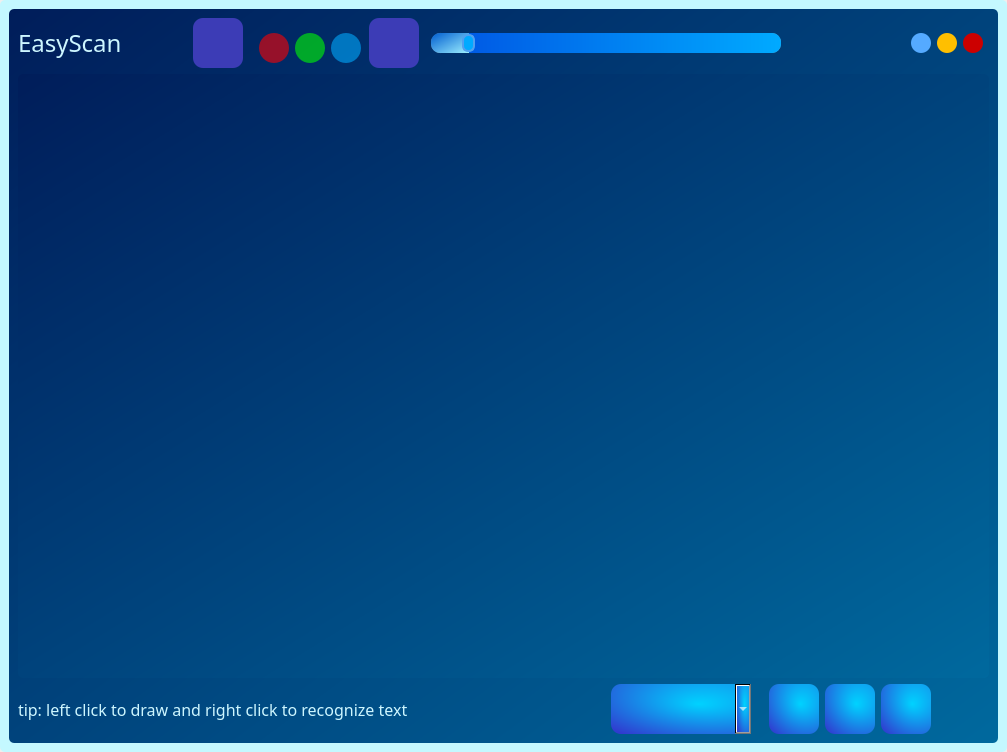
<?xml version="1.0" encoding="UTF-8"?>
<ui version="4.0">
 <class>MainWindow</class>
 <widget class="QMainWindow" name="MainWindow">
  <property name="enabled">
   <bool>true</bool>
  </property>
  <property name="geometry">
   <rect>
    <x>0</x>
    <y>0</y>
    <width>1007</width>
    <height>752</height>
   </rect>
  </property>
  <property name="sizePolicy">
   <sizepolicy hsizetype="Expanding" vsizetype="Expanding">
    <horstretch>0</horstretch>
    <verstretch>0</verstretch>
   </sizepolicy>
  </property>
  <property name="minimumSize">
   <size>
    <width>1007</width>
    <height>740</height>
   </size>
  </property>
  <property name="maximumSize">
   <size>
    <width>1920</width>
    <height>1080</height>
   </size>
  </property>
  <property name="mouseTracking">
   <bool>false</bool>
  </property>
  <property name="focusPolicy">
   <enum>Qt::ClickFocus</enum>
  </property>
  <property name="windowTitle">
   <string>Inpainter</string>
  </property>
  <property name="windowIcon">
   <iconset resource="resources/inpainter_resources.qrc">
    <normaloff>:/icons/brush_icon.png</normaloff>:/icons/brush_icon.png</iconset>
  </property>
  <property name="styleSheet">
   <string notr="true"/>
  </property>
  <widget class="QWidget" name="main_widget">
   <property name="sizePolicy">
    <sizepolicy hsizetype="Fixed" vsizetype="Fixed">
     <horstretch>0</horstretch>
     <verstretch>0</verstretch>
    </sizepolicy>
   </property>
   <property name="styleSheet">
    <string notr="true">background-color: rgb(196, 248, 255);
border-radius: 5px;</string>
   </property>
   <layout class="QGridLayout" name="gridLayout">
    <item row="0" column="0">
     <widget class="QFrame" name="main_frame">
      <property name="sizePolicy">
       <sizepolicy hsizetype="Expanding" vsizetype="Expanding">
        <horstretch>0</horstretch>
        <verstretch>0</verstretch>
       </sizepolicy>
      </property>
      <property name="minimumSize">
       <size>
        <width>987</width>
        <height>720</height>
       </size>
      </property>
      <property name="acceptDrops">
       <bool>false</bool>
      </property>
      <property name="styleSheet">
       <string notr="true">QFrame{
background-color: qlineargradient(spread:repeat, x1:0, y1:0, x2:1, y2:1, stop:0 rgba(0, 29, 90, 255), stop:1 rgba(0, 105, 158, 255));
}
QLabel{
font-family : &quot;Source Serif Pro SemiBold&quot;;
}
</string>
      </property>
      <property name="frameShape">
       <enum>QFrame::NoFrame</enum>
      </property>
      <property name="frameShadow">
       <enum>QFrame::Raised</enum>
      </property>
      <layout class="QGridLayout" name="gridLayout_2">
       <item row="0" column="16">
        <widget class="QPushButton" name="min_button">
         <property name="sizePolicy">
          <sizepolicy hsizetype="Preferred" vsizetype="Preferred">
           <horstretch>0</horstretch>
           <verstretch>0</verstretch>
          </sizepolicy>
         </property>
         <property name="minimumSize">
          <size>
           <width>20</width>
           <height>20</height>
          </size>
         </property>
         <property name="maximumSize">
          <size>
           <width>20</width>
           <height>20</height>
          </size>
         </property>
         <property name="font">
          <font>
           <family>Source Serif Pro SemiBold</family>
           <pointsize>18</pointsize>
           <weight>75</weight>
           <bold>true</bold>
          </font>
         </property>
         <property name="layoutDirection">
          <enum>Qt::RightToLeft</enum>
         </property>
         <property name="styleSheet">
          <string notr="true">QPushButton{
border-radius: 10px;
color: rgb(85, 170, 255);
background-color: rgb(85, 170, 255)
}
QPushButton:hover{
color:rgb(85, 170, 255);
background-color:rgba(85, 170, 255, 150)
}
QPushButton:pressed{
color:rgba(85, 170, 255, 55);
background-color:rgba(85, 170, 255, 55)
}
</string>
         </property>
         <property name="text">
          <string>-</string>
         </property>
        </widget>
       </item>
       <item row="0" column="17">
        <widget class="QPushButton" name="max_button">
         <property name="sizePolicy">
          <sizepolicy hsizetype="Preferred" vsizetype="Preferred">
           <horstretch>0</horstretch>
           <verstretch>0</verstretch>
          </sizepolicy>
         </property>
         <property name="minimumSize">
          <size>
           <width>20</width>
           <height>20</height>
          </size>
         </property>
         <property name="maximumSize">
          <size>
           <width>20</width>
           <height>20</height>
          </size>
         </property>
         <property name="font">
          <font>
           <family>Source Serif Pro SemiBold</family>
           <pointsize>14</pointsize>
           <weight>75</weight>
           <bold>true</bold>
          </font>
         </property>
         <property name="layoutDirection">
          <enum>Qt::RightToLeft</enum>
         </property>
         <property name="styleSheet">
          <string notr="true">QPushButton{
border-radius: 10px;
color: rgb(255, 191, 0);
background-color: rgb(255, 191, 0);
}
QPushButton:hover{
color:rgb(255, 191, 0);
background-color:rgba(255, 191, 0, 150)
}
QPushButton:pressed{
color:rgba(255, 191, 0, 55);
background-color:rgba(255, 191, 0, 55);
}
</string>
         </property>
         <property name="text">
          <string>¤</string>
         </property>
        </widget>
       </item>
       <item row="2" column="0">
        <widget class="QLabel" name="title_label_2">
         <property name="sizePolicy">
          <sizepolicy hsizetype="Preferred" vsizetype="Preferred">
           <horstretch>0</horstretch>
           <verstretch>0</verstretch>
          </sizepolicy>
         </property>
         <property name="minimumSize">
          <size>
           <width>791</width>
           <height>21</height>
          </size>
         </property>
         <property name="maximumSize">
          <size>
           <width>798</width>
           <height>56</height>
          </size>
         </property>
         <property name="font">
          <font>
           <family>Fira Code SemiBold</family>
           <pointsize>12</pointsize>
           <weight>7</weight>
           <italic>false</italic>
           <bold>false</bold>
          </font>
         </property>
         <property name="styleSheet">
          <string notr="true">background-color: none;
color: rgb(205, 246, 255);
font: 63 12pt &quot;Fira Code SemiBold&quot;;</string>
         </property>
         <property name="text">
          <string>tip: left click to draw and right click to recognize text</string>
         </property>
        </widget>
       </item>
       <item row="1" column="0" colspan="20">
        <widget class="QFrame" name="view_frame">
         <property name="sizePolicy">
          <sizepolicy hsizetype="Expanding" vsizetype="Expanding">
           <horstretch>0</horstretch>
           <verstretch>0</verstretch>
          </sizepolicy>
         </property>
         <property name="minimumSize">
          <size>
           <width>969</width>
           <height>573</height>
          </size>
         </property>
         <property name="mouseTracking">
          <bool>true</bool>
         </property>
         <property name="styleSheet">
          <string notr="true">QScrollBar{
background: rgb(0, 170, 255);
}
</string>
         </property>
         <property name="frameShape">
          <enum>QFrame::NoFrame</enum>
         </property>
         <property name="frameShadow">
          <enum>QFrame::Plain</enum>
         </property>
        </widget>
       </item>
       <item row="2" column="15">
        <widget class="QPushButton" name="save_button">
         <property name="sizePolicy">
          <sizepolicy hsizetype="Fixed" vsizetype="Fixed">
           <horstretch>0</horstretch>
           <verstretch>0</verstretch>
          </sizepolicy>
         </property>
         <property name="minimumSize">
          <size>
           <width>50</width>
           <height>50</height>
          </size>
         </property>
         <property name="maximumSize">
          <size>
           <width>50</width>
           <height>50</height>
          </size>
         </property>
         <property name="toolTip">
          <string>save image</string>
         </property>
         <property name="styleSheet">
          <string notr="true">QPushButton{
border-image: url(:/icons/save_icon.png) 1 1 1 1;
border-radius: 10px;
background-color:qradialgradient(spread:repeat, cx:1, cy:0, radius:1.799, fx:0.624, fy:0.403, stop:0 rgba(0, 210, 255, 255), stop:0.642045 rgba(48, 59, 207, 255));
}
QPushButton:hover{
background-color:qlineargradient(spread:repeat, x1:0, y1:0, x2:1, y2:1, stop:0 rgba(0, 2, 102, 255), stop:1 rgba(0, 170, 255, 255));
}
QPushButton:pressed{
background-color:qlineargradient(spread:repeat, x1:0, y1:0, x2:1, y2:1, stop:0 rgba(0, 29, 90, 255), stop:1 rgba(0, 105, 158, 255));
}</string>
         </property>
         <property name="text">
          <string/>
         </property>
        </widget>
       </item>
       <item row="0" column="1">
        <widget class="QPushButton" name="pen_button">
         <property name="sizePolicy">
          <sizepolicy hsizetype="Fixed" vsizetype="Fixed">
           <horstretch>0</horstretch>
           <verstretch>0</verstretch>
          </sizepolicy>
         </property>
         <property name="minimumSize">
          <size>
           <width>50</width>
           <height>50</height>
          </size>
         </property>
         <property name="maximumSize">
          <size>
           <width>50</width>
           <height>50</height>
          </size>
         </property>
         <property name="toolTip">
          <string>marker</string>
         </property>
         <property name="toolTipDuration">
          <number>-1</number>
         </property>
         <property name="styleSheet">
          <string notr="true">QPushButton{
border-image: url(:/icons/brush_icon.png) 1 1 1 1;
border-radius: 10px;
background-color:rgb(60, 60, 182);
}
QPushButton[selected=true]{
background-color:rgb(85, 85, 255);
}
</string>
         </property>
         <property name="text">
          <string/>
         </property>
        </widget>
       </item>
       <item row="2" column="11">
        <widget class="QComboBox" name="choose_method">
         <property name="minimumSize">
          <size>
           <width>140</width>
           <height>50</height>
          </size>
         </property>
         <property name="toolTip">
          <string>select algorithm for inpainting</string>
         </property>
         <property name="styleSheet">
          <string notr="true">font: 63 11pt &quot;Fira Code SemiBold&quot;;
color:rgb(255, 255, 255);
border-radius: 10px;
background:qradialgradient(spread:repeat, cx:1, cy:0, radius:1.799, fx:0.624, fy:0.403, stop:0 rgba(0, 210, 255, 255), stop:0.642045 rgba(48, 59, 207, 255))</string>
         </property>
         <property name="duplicatesEnabled">
          <bool>false</bool>
         </property>
        </widget>
       </item>
       <item row="0" column="0">
        <widget class="QLabel" name="title_label">
         <property name="sizePolicy">
          <sizepolicy hsizetype="Preferred" vsizetype="Preferred">
           <horstretch>0</horstretch>
           <verstretch>0</verstretch>
          </sizepolicy>
         </property>
         <property name="minimumSize">
          <size>
           <width>150</width>
           <height>21</height>
          </size>
         </property>
         <property name="maximumSize">
          <size>
           <width>197</width>
           <height>56</height>
          </size>
         </property>
         <property name="font">
          <font>
           <family>Fira Code SemiBold</family>
           <pointsize>18</pointsize>
           <weight>7</weight>
           <italic>false</italic>
           <bold>false</bold>
          </font>
         </property>
         <property name="styleSheet">
          <string notr="true">background-color: none;
color: rgb(205, 246, 255);
font: 63 18pt &quot;Fira Code SemiBold&quot;;</string>
         </property>
         <property name="text">
          <string>EasyScan</string>
         </property>
        </widget>
       </item>
       <item row="0" column="4">
        <widget class="QPushButton" name="blue_marker">
         <property name="sizePolicy">
          <sizepolicy hsizetype="Preferred" vsizetype="Preferred">
           <horstretch>0</horstretch>
           <verstretch>0</verstretch>
          </sizepolicy>
         </property>
         <property name="minimumSize">
          <size>
           <width>30</width>
           <height>30</height>
          </size>
         </property>
         <property name="maximumSize">
          <size>
           <width>20</width>
           <height>20</height>
          </size>
         </property>
         <property name="font">
          <font>
           <family>Source Serif Pro SemiBold</family>
           <pointsize>18</pointsize>
           <weight>75</weight>
           <bold>true</bold>
          </font>
         </property>
         <property name="toolTip">
          <string>blue marker</string>
         </property>
         <property name="layoutDirection">
          <enum>Qt::RightToLeft</enum>
         </property>
         <property name="styleSheet">
          <string notr="true">QPushButton{
border-radius: 15px;
color: rgb(85, 170, 255);
background-color: rgba(0, 170, 255,150);
}
QPushButton:hover{
color:rgb(85, 170, 255);
background-color:rgba(0, 170,255,200);
}
QPushButton:pressed{
color:rgba(85, 170, 255, 55);
background-color:rgba(0,170,200,50);
}
QPushButton[selected=true]{
background-color:rgba(0, 170,200,200);
border: 2px solid rgb(255, 134, 227);
}
</string>
         </property>
         <property name="text">
          <string/>
         </property>
        </widget>
       </item>
       <item row="0" column="2">
        <widget class="QPushButton" name="red_marker">
         <property name="sizePolicy">
          <sizepolicy hsizetype="Preferred" vsizetype="Preferred">
           <horstretch>0</horstretch>
           <verstretch>0</verstretch>
          </sizepolicy>
         </property>
         <property name="minimumSize">
          <size>
           <width>30</width>
           <height>30</height>
          </size>
         </property>
         <property name="maximumSize">
          <size>
           <width>20</width>
           <height>20</height>
          </size>
         </property>
         <property name="font">
          <font>
           <family>Source Serif Pro SemiBold</family>
           <pointsize>18</pointsize>
           <weight>75</weight>
           <bold>true</bold>
          </font>
         </property>
         <property name="toolTip">
          <string>red marker</string>
         </property>
         <property name="layoutDirection">
          <enum>Qt::RightToLeft</enum>
         </property>
         <property name="styleSheet">
          <string notr="true">QPushButton{
border-radius: 15px;
color: rgb(85, 170, 255);
background-color: rgba(255, 0, 0,150)
}
QPushButton:hover{
color:rgb(85, 170, 255);
background-color:rgba(255, 0, 0,200);
}
QPushButton:pressed{
color:rgba(85, 170, 255, 55);
background-color:rgba(255, 0, 0,50);
}
QPushButton[selected=true]{
background-color:rgba(255, 0, 0,200);
border: 2px solid rgb(255, 134, 227);
}
</string>
         </property>
         <property name="text">
          <string/>
         </property>
        </widget>
       </item>
       <item row="0" column="9">
        <widget class="QSlider" name="marker_width_slider">
         <property name="sizePolicy">
          <sizepolicy hsizetype="Expanding" vsizetype="Fixed">
           <horstretch>0</horstretch>
           <verstretch>0</verstretch>
          </sizepolicy>
         </property>
         <property name="minimumSize">
          <size>
           <width>350</width>
           <height>40</height>
          </size>
         </property>
         <property name="maximumSize">
          <size>
           <width>600</width>
           <height>40</height>
          </size>
         </property>
         <property name="toolTip">
          <string>width of marker or eraser</string>
         </property>
         <property name="toolTipDuration">
          <number>-1</number>
         </property>
         <property name="styleSheet">
          <string notr="true">QSlider{
background-color: None;
}


QSlider::groove:horizontal {
border: 1px solid #999999;
height: 18px;
border-radius: 9px;
}

QSlider::handle:horizontal {
width: 9px;
height:18px;
background:rgb(0, 170, 255);
border-radius: 6px;
border: 2px solid rgb(80, 160, 240);
}

QSlider::add-page:qlineargradient {
background:qlineargradient(spread:repeat, x1:0, y1:0, x2:1, y2:0, stop:0 rgba(0, 91, 229, 255), stop:1 rgba(0, 170, 255, 255));
border-top-right-radius: 9px;
border-bottom-right-radius: 9px;
border-top-left-radius: 0px;
border-bottom-left-radius: 0px;
}

QSlider::sub-page:qlineargradient {
background:qlineargradient(spread:pad, x1:0, y1:0, x2:1, y2:1, stop:0 rgba(0, 93, 208, 255), stop:1 rgba(156, 239, 255, 255));
border-top-right-radius: 0px;
border-bottom-right-radius: 0px;
border-top-left-radius: 9px;
border-bottom-left-radius: 9px;
}</string>
         </property>
         <property name="minimum">
          <number>1</number>
         </property>
         <property name="maximum">
          <number>100</number>
         </property>
         <property name="value">
          <number>10</number>
         </property>
         <property name="sliderPosition">
          <number>10</number>
         </property>
         <property name="orientation">
          <enum>Qt::Horizontal</enum>
         </property>
         <property name="invertedAppearance">
          <bool>false</bool>
         </property>
         <property name="invertedControls">
          <bool>false</bool>
         </property>
         <property name="tickPosition">
          <enum>QSlider::NoTicks</enum>
         </property>
        </widget>
       </item>
       <item row="0" column="7">
        <widget class="QPushButton" name="eraser_button">
         <property name="sizePolicy">
          <sizepolicy hsizetype="Fixed" vsizetype="Fixed">
           <horstretch>0</horstretch>
           <verstretch>0</verstretch>
          </sizepolicy>
         </property>
         <property name="minimumSize">
          <size>
           <width>50</width>
           <height>50</height>
          </size>
         </property>
         <property name="maximumSize">
          <size>
           <width>50</width>
           <height>50</height>
          </size>
         </property>
         <property name="toolTip">
          <string>eraser</string>
         </property>
         <property name="toolTipDuration">
          <number>-1</number>
         </property>
         <property name="styleSheet">
          <string notr="true">QPushButton{
border-image: url(:/icons/eraser_icon.png) 1 1 1 1;
border-radius: 10px;
background-color:rgb(60, 60, 182);
}
QPushButton[selected=true]{
background-color:rgb(85, 85, 255);
}

</string>
         </property>
         <property name="text">
          <string/>
         </property>
        </widget>
       </item>
       <item row="0" column="3">
        <widget class="QPushButton" name="green_marker">
         <property name="sizePolicy">
          <sizepolicy hsizetype="Preferred" vsizetype="Preferred">
           <horstretch>0</horstretch>
           <verstretch>0</verstretch>
          </sizepolicy>
         </property>
         <property name="minimumSize">
          <size>
           <width>30</width>
           <height>30</height>
          </size>
         </property>
         <property name="maximumSize">
          <size>
           <width>20</width>
           <height>20</height>
          </size>
         </property>
         <property name="font">
          <font>
           <family>Source Serif Pro SemiBold</family>
           <pointsize>18</pointsize>
           <weight>75</weight>
           <bold>true</bold>
          </font>
         </property>
         <property name="toolTip">
          <string>green marker</string>
         </property>
         <property name="layoutDirection">
          <enum>Qt::RightToLeft</enum>
         </property>
         <property name="styleSheet">
          <string notr="true">QPushButton{
border-radius: 15px;
color: rgb(85, 170, 255);
background-color: rgba(0,255, 0,150)
}
QPushButton:hover{
color:rgb(85, 170, 255);
background-color:rgba(0,255, 0,200);
}
QPushButton:pressed{
color:rgba(85, 170, 255, 55);
background-color:rgba(0,255,0,50);
}
QPushButton[selected=true]{
background-color:rgba(0,255,0,200);
border: 2px solid rgb(255, 134, 227);
}
</string>
         </property>
         <property name="text">
          <string/>
         </property>
        </widget>
       </item>
       <item row="2" column="14">
        <widget class="QPushButton" name="reset_button">
         <property name="sizePolicy">
          <sizepolicy hsizetype="Fixed" vsizetype="Fixed">
           <horstretch>0</horstretch>
           <verstretch>0</verstretch>
          </sizepolicy>
         </property>
         <property name="minimumSize">
          <size>
           <width>50</width>
           <height>50</height>
          </size>
         </property>
         <property name="maximumSize">
          <size>
           <width>50</width>
           <height>50</height>
          </size>
         </property>
         <property name="toolTip">
          <string>undo all operations</string>
         </property>
         <property name="styleSheet">
          <string notr="true">QPushButton{
border-image: url(:/icons/reset_icon.png) 1 1 1 1;
border-radius: 10px;
background-color:qradialgradient(spread:repeat, cx:1, cy:0, radius:1.799, fx:0.624, fy:0.403, stop:0 rgba(0, 210, 255, 255), stop:0.642045 rgba(48, 59, 207, 255));
}
QPushButton:hover{
background-color:qlineargradient(spread:repeat, x1:0, y1:0, x2:1, y2:1, stop:0 rgba(0, 2, 102, 255), stop:1 rgba(0, 170, 255, 255));
}
QPushButton:pressed{
background-color:qlineargradient(spread:repeat, x1:0, y1:0, x2:1, y2:1, stop:0 rgba(0, 29, 90, 255), stop:1 rgba(0, 105, 158, 255));
}</string>
         </property>
         <property name="text">
          <string/>
         </property>
        </widget>
       </item>
       <item row="0" column="18">
        <widget class="QPushButton" name="back_button">
         <property name="sizePolicy">
          <sizepolicy hsizetype="Preferred" vsizetype="Preferred">
           <horstretch>0</horstretch>
           <verstretch>0</verstretch>
          </sizepolicy>
         </property>
         <property name="minimumSize">
          <size>
           <width>20</width>
           <height>20</height>
          </size>
         </property>
         <property name="maximumSize">
          <size>
           <width>20</width>
           <height>20</height>
          </size>
         </property>
         <property name="font">
          <font>
           <family>Droid Sans Fallback</family>
           <pointsize>10</pointsize>
           <weight>75</weight>
           <bold>true</bold>
          </font>
         </property>
         <property name="layoutDirection">
          <enum>Qt::RightToLeft</enum>
         </property>
         <property name="styleSheet">
          <string notr="true">QPushButton{
border-radius: 10px;
color: rgb(204,0,0);
background-color: rgb(204, 0, 0);
}
QPushButton:hover{
color:rgb(204, 0, 0);
background-color:rgba(204, 0, 0, 150)
}
QPushButton:pressed{
color: rgba(204, 0, 0, 55);
background-color:rgba(204, 0, 0, 55)
}
</string>
         </property>
         <property name="text">
          <string>X</string>
         </property>
        </widget>
       </item>
       <item row="2" column="16">
        <widget class="QPushButton" name="inpaint_button">
         <property name="sizePolicy">
          <sizepolicy hsizetype="Fixed" vsizetype="Fixed">
           <horstretch>0</horstretch>
           <verstretch>0</verstretch>
          </sizepolicy>
         </property>
         <property name="minimumSize">
          <size>
           <width>50</width>
           <height>50</height>
          </size>
         </property>
         <property name="maximumSize">
          <size>
           <width>50</width>
           <height>50</height>
          </size>
         </property>
         <property name="toolTip">
          <string>press here to inpaint the marked area</string>
         </property>
         <property name="styleSheet">
          <string notr="true">QPushButton{
border-image: url(:/icons/done_icon.png) 1 1 1 1;
border-radius: 10px;
background-color:qradialgradient(spread:repeat, cx:1, cy:0, radius:1.799, fx:0.624, fy:0.403, stop:0 rgba(0, 210, 255, 255), stop:0.642045 rgba(48, 59, 207, 255));
}
QPushButton:hover{
background-color:qlineargradient(spread:repeat, x1:0, y1:0, x2:1, y2:1, stop:0 rgba(0, 2, 102, 255), stop:1 rgba(0, 170, 255, 255));
}
QPushButton:pressed{
background-color:qlineargradient(spread:repeat, x1:0, y1:0, x2:1, y2:1, stop:0 rgba(0, 29, 90, 255), stop:1 rgba(0, 105, 158, 255));
}</string>
         </property>
         <property name="text">
          <string/>
         </property>
        </widget>
       </item>
      </layout>
     </widget>
    </item>
   </layout>
  </widget>
 </widget>
 <resources>
  <include location="resources/inpainter_resources.qrc"/>
 </resources>
 <connections/>
</ui>
